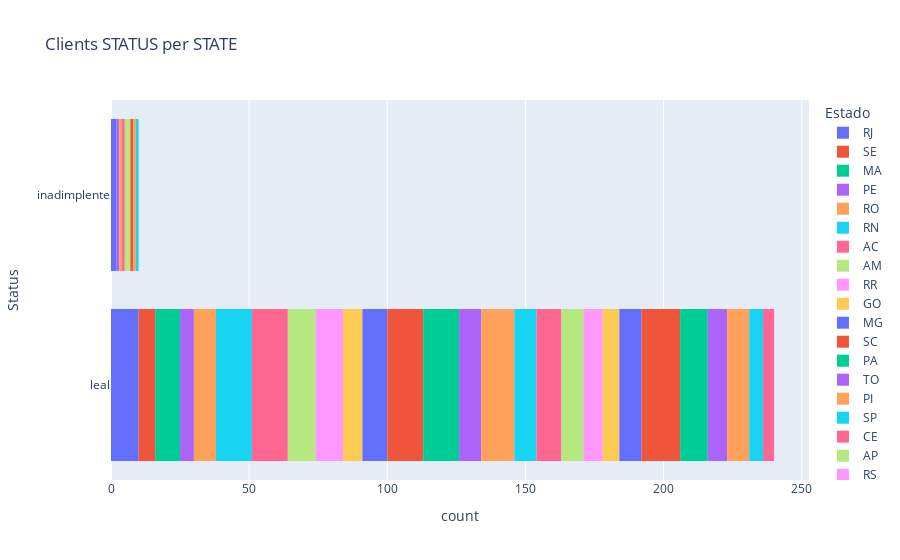

Notebook cell for this chart:
### Code cell
fig = px.histogram(df_NND, y = 'Status', color = 'Estado',
                   title = 'Clients STATUS per STATE')

fig.show()

### Figure 1 — Plotly figure (JSON) as saved in the notebook; plotly's stock layout.template omitted (floating-point values rounded to 4 significant figures)
{"data": [{"alignmentgroup": "True", "bingroup": "y", "hovertemplate": "Estado=RJ<br>count=%{x}<br>Status=%{y}<extra></extra>", "legendgroup": "RJ", "marker": {"color": "#636efa", "pattern": {"shape": ""}}, "name": "RJ", "offsetgroup": "RJ", "orientation": "h", "showlegend": true, "type": "histogram", "xaxis": "x", "y": ["leal", "leal", "leal", "leal", "inadimplente", "leal", "leal", "leal", "leal", "inadimplente", "leal", "leal"], "yaxis": "y"}, {"alignmentgroup": "True", "bingroup": "y", "hovertemplate": "Estado=SE<br>count=%{x}<br>Status=%{y}<extra></extra>", "legendgroup": "SE", "marker": {"color": "#EF553B", "pattern": {"shape": ""}}, "name": "SE", "offsetgroup": "SE", "orientation": "h", "showlegend": true, "type": "histogram", "xaxis": "x", "y": ["leal", "leal", "leal", "leal", "leal", "leal"], "yaxis": "y"}, {"alignmentgroup": "True", "bingroup": "y", "hovertemplate": "Estado=MA<br>count=%{x}<br>Status=%{y}<extra></extra>", "legendgroup": "MA", "marker": {"color": "#00cc96", "pattern": {"shape": ""}}, "name": "MA", "offsetgroup": "MA", "orientation": "h", "showlegend": true, "type": "histogram", "xaxis": "x", "y": ["leal", "leal", "leal", "leal", "leal", "leal", "leal", "leal", "leal"], "yaxis": "y"}, {"alignmentgroup": "True", "bingroup": "y", "hovertemplate": "Estado=PE<br>count=%{x}<br>Status=%{y}<extra></extra>", "legendgroup": "PE", "marker": {"color": "#ab63fa", "pattern": {"shape": ""}}, "name": "PE", "offsetgroup": "PE", "orientation": "h", "showlegend": true, "type": "histogram", "xaxis": "x", "y": ["leal", "inadimplente", "leal", "leal", "leal", "leal"], "yaxis": "y"}, {"alignmentgroup": "True", "bingroup": "y", "hovertemplate": "Estado=RO<br>count=%{x}<br>Status=%{y}<extra></extra>", "legendgroup": "RO", "marker": {"color": "#FFA15A", "pattern": {"shape": ""}}, "name": "RO", "offsetgroup": "RO", "orientation": "h", "showlegend": true, "type": "histogram", "xaxis": "x", "y": ["leal", "leal", "leal", "inadimplente", "leal", "leal", "leal", "leal", "leal"], "yaxis": "y"}, {"alignmentgroup": "True", "bingroup": "y", "hovertemplate": "Estado=RN<br>count=%{x}<br>Status=%{y}<extra></extra>", "legendgroup": "RN", "marker": {"color": "#19d3f3", "pattern": {"shape": ""}}, "name": "RN", "offsetgroup": "RN", "orientation": "h", "showlegend": true, "type": "histogram", "xaxis": "x", "y": ["leal", "leal", "leal", "leal", "leal", "leal", "leal", "leal", "leal", "leal", "leal", "leal", "leal"], "yaxis": "y"}, {"alignmentgroup": "True", "bingroup": "y", "hovertemplate": "Estado=AC<br>count=%{x}<br>Status=%{y}<extra></extra>", "legendgroup": "AC", "marker": {"color": "#FF6692", "pattern": {"shape": ""}}, "name": "AC", "offsetgroup": "AC", "orientation": "h", "showlegend": true, "type": "histogram", "xaxis": "x", "y": ["leal", "leal", "leal", "leal", "leal", "leal", "leal", "leal", "inadimplente", "leal", "leal", "leal", "leal", "leal"], "yaxis": "y"}, {"alignmentgroup": "True", "bingroup": "y", "hovertemplate": "Estado=AM<br>count=%{x}<br>Status=%{y}<extra></extra>", "legendgroup": "AM", "marker": {"color": "#B6E880", "pattern": {"shape": ""}}, "name": "AM", "offsetgroup": "AM", "orientation": "h", "showlegend": true, "type": "histogram", "xaxis": "x", "y": ["leal", "inadimplente", "leal", "leal", "leal", "leal", "leal", "leal", "leal", "leal", "leal", "inadimplente"], "yaxis": "y"}, {"alignmentgroup": "True", "bingroup": "y", "hovertemplate": "Estado=RR<br>count=%{x}<br>Status=%{y}<extra></extra>", "legendgroup": "RR", "marker": {"color": "#FF97FF", "pattern": {"shape": ""}}, "name": "RR", "offsetgroup": "RR", "orientation": "h", "showlegend": true, "type": "histogram", "xaxis": "x", "y": ["leal", "leal", "leal", "leal", "leal", "leal", "leal", "leal", "leal", "leal"], "yaxis": "y"}, {"alignmentgroup": "True", "bingroup": "y", "hovertemplate": "Estado=GO<br>count=%{x}<br>Status=%{y}<extra></extra>", "legendgroup": "GO", "marker": {"color": "#FECB52", "pattern": {"shape": ""}}, "name": "GO", "offsetgroup": "GO", "orientation": "h", "showlegend": true, "type": "histogram", "xaxis": "x", "y": ["leal", "leal", "leal", "leal", "leal", "leal", "leal"], "yaxis": "y"}, {"alignmentgroup": "True", "bingroup": "y", "hovertemplate": "Estado=MG<br>count=%{x}<br>Status=%{y}<extra></extra>", "legendgroup": "MG", "marker": {"color": "#636efa", "pattern": {"shape": ""}}, "name": "MG", "offsetgroup": "MG", "orientation": "h", "showlegend": true, "type": "histogram", "xaxis": "x", "y": ["leal", "leal", "leal", "leal", "leal", "leal", "leal", "leal", "leal"], "yaxis": "y"}, {"alignmentgroup": "True", "bingroup": "y", "hovertemplate": "Estado=SC<br>count=%{x}<br>Status=%{y}<extra></extra>", "legendgroup": "SC", "marker": {"color": "#EF553B", "pattern": {"shape": ""}}, "name": "SC", "offsetgroup": "SC", "orientation": "h", "showlegend": true, "type": "histogram", "xaxis": "x", "y": ["leal", "leal", "leal", "leal", "leal", "leal", "leal", "leal", "leal", "leal", "leal", "inadimplente", "leal", "leal"], "yaxis": "y"}, {"alignmentgroup": "True", "bingroup": "y", "hovertemplate": "Estado=PA<br>count=%{x}<br>Status=%{y}<extra></extra>", "legendgroup": "PA", "marker": {"color": "#00cc96", "pattern": {"shape": ""}}, "name": "PA", "offsetgroup": "PA", "orientation": "h", "showlegend": true, "type": "histogram", "xaxis": "x", "y": ["leal", "leal", "leal", "leal", "leal", "leal", "leal", "leal", "leal", "leal", "leal", "leal", "leal"], "yaxis": "y"}, {"alignmentgroup": "True", "bingroup": "y", "hovertemplate": "Estado=TO<br>count=%{x}<br>Status=%{y}<extra></extra>", "legendgroup": "TO", "marker": {"color": "#ab63fa", "pattern": {"shape": ""}}, "name": "TO", "offsetgroup": "TO", "orientation": "h", "showlegend": true, "type": "histogram", "xaxis": "x", "y": ["leal", "leal", "leal", "leal", "leal", "leal", "leal", "leal"], "yaxis": "y"}, {"alignmentgroup": "True", "bingroup": "y", "hovertemplate": "Estado=PI<br>count=%{x}<br>Status=%{y}<extra></extra>", "legendgroup": "PI", "marker": {"color": "#FFA15A", "pattern": {"shape": ""}}, "name": "PI", "offsetgroup": "PI", "orientation": "h", "showlegend": true, "type": "histogram", "xaxis": "x", "y": ["leal", "leal", "leal", "leal", "leal", "leal", "leal", "leal", "leal", "leal", "leal", "inadimplente", "leal"], "yaxis": "y"}, {"alignmentgroup": "True", "bingroup": "y", "hovertemplate": "Estado=SP<br>count=%{x}<br>Status=%{y}<extra></extra>", "legendgroup": "SP", "marker": {"color": "#19d3f3", "pattern": {"shape": ""}}, "name": "SP", "offsetgroup": "SP", "orientation": "h", "showlegend": true, "type": "histogram", "xaxis": "x", "y": ["leal", "leal", "inadimplente", "leal", "leal", "leal", "leal", "leal", "leal"], "yaxis": "y"}, {"alignmentgroup": "True", "bingroup": "y", "hovertemplate": "Estado=CE<br>count=%{x}<br>Status=%{y}<extra></extra>", "legendgroup": "CE", "marker": {"color": "#FF6692", "pattern": {"shape": ""}}, "name": "CE", "offsetgroup": "CE", "orientation": "h", "showlegend": true, "type": "histogram", "xaxis": "x", "y": ["leal", "leal", "leal", "leal", "leal", "leal", "leal", "leal", "leal"], "yaxis": "y"}, {"alignmentgroup": "True", "bingroup": "y", "hovertemplate": "Estado=AP<br>count=%{x}<br>Status=%{y}<extra></extra>", "legendgroup": "AP", "marker": {"color": "#B6E880", "pattern": {"shape": ""}}, "name": "AP", "offsetgroup": "AP", "orientation": "h", "showlegend": true, "type": "histogram", "xaxis": "x", "y": ["leal", "leal", "leal", "leal", "leal", "leal", "leal", "leal"], "yaxis": "y"}, {"alignmentgroup": "True", "bingroup": "y", "hovertemplate": "Estado=RS<br>count=%{x}<br>Status=%{y}<extra></extra>", "legendgroup": "RS", "marker": {"color": "#FF97FF", "pattern": {"shape": ""}}, "name": "RS", "offsetgroup": "RS", "orientation": "h", "showlegend": true, "type": "histogram", "xaxis": "x", "y": ["leal", "leal", "leal", "leal", "leal", "leal", "leal"], "yaxis": "y"}, {"alignmentgroup": "True", "bingroup": "y", "hovertemplate": "Estado=ES<br>count=%{x}<br>Status=%{y}<extra></extra>", "legendgroup": "ES", "marker": {"color": "#FECB52", "pattern": {"shape": ""}}, "name": "ES", "offsetgroup": "ES", "orientation": "h", "showlegend": true, "type": "histogram", "xaxis": "x", "y": ["leal", "leal", "leal", "leal", "leal", "leal"], "yaxis": "y"}, {"alignmentgroup": "True", "bingroup": "y", "hovertemplate": "Estado=AL<br>count=%{x}<br>Status=%{y}<extra></extra>", "legendgroup": "AL", "marker": {"color": "#636efa", "pattern": {"shape": ""}}, "name": "AL", "offsetgroup": "AL", "orientation": "h", "showlegend": true, "type": "histogram", "xaxis": "x", "y": ["leal", "leal", "leal", "leal", "leal", "leal", "leal", "leal"], "yaxis": "y"}, {"alignmentgroup": "True", "bingroup": "y", "hovertemplate": "Estado=BA<br>count=%{x}<br>Status=%{y}<extra></extra>", "legendgroup": "BA", "marker": {"color": "#EF553B", "pattern": {"shape": ""}}, "name": "BA", "offsetgroup": "BA", "orientation": "h", "showlegend": true, "type": "histogram", "xaxis": "x", "y": ["leal", "leal", "leal", "leal", "leal", "leal", "leal", "leal", "leal", "leal", "leal", "leal", "leal", "leal"], "yaxis": "y"}, {"alignmentgroup": "True", "bingroup": "y", "hovertemplate": "Estado=PB<br>count=%{x}<br>Status=%{y}<extra></extra>", "legendgroup": "PB", "marker": {"color": "#00cc96", "pattern": {"shape": ""}}, "name": "PB", "offsetgroup": "PB", "orientation": "h", "showlegend": true, "type": "histogram", "xaxis": "x", "y": ["leal", "leal", "leal", "leal", "leal", "leal", "leal", "leal", "leal", "leal"], "yaxis": "y"}, {"alignmentgroup": "True", "bingroup": "y", "hovertemplate": "Estado=DF<br>count=%{x}<br>Status=%{y}<extra></extra>", "legendgroup": "DF", "marker": {"color": "#ab63fa", "pattern": {"shape": ""}}, "name": "DF", "offsetgroup": "DF", "orientation": "h", "showlegend": true, "type": "histogram", "xaxis": "x", "y": ["leal", "leal", "leal", "leal", "leal", "leal", "leal"], "yaxis": "y"}, {"alignmentgroup": "True", "bingroup": "y", "hovertemplate": "Estado=MS<br>count=%{x}<br>Status=%{y}<extra></extra>", "legendgroup": "MS", "marker": {"color": "#FFA15A", "pattern": {"shape": ""}}, "name": "MS", "offsetgroup": "MS", "orientation": "h", "showlegend": true, "type": "histogram", "xaxis": "x", "y": ["leal", "leal", "leal", "leal", "leal", "leal", "leal", "leal"], "yaxis": "y"}, {"alignmentgroup": "True", "bingroup": "y", "hovertemplate": "Estado=PR<br>count=%{x}<br>Status=%{y}<extra></extra>", "legendgroup": "PR", "marker": {"color": "#19d3f3", "pattern": {"shape": ""}}, "name": "PR", "offsetgroup": "PR", "orientation": "h", "showlegend": true, "type": "histogram", "xaxis": "x", "y": ["leal", "leal", "leal", "leal", "leal"], "yaxis": "y"}, {"alignmentgroup": "True", "bingroup": "y", "hovertemplate": "Estado=MT<br>count=%{x}<br>Status=%{y}<extra></extra>", "legendgroup": "MT", "marker": {"color": "#FF6692", "pattern": {"shape": ""}}, "name": "MT", "offsetgroup": "MT", "orientation": "h", "showlegend": true, "type": "histogram", "xaxis": "x", "y": ["leal", "leal", "leal", "leal"], "yaxis": "y"}], "layout": {"barmode": "relative", "legend": {"title": {"text": "Estado"}, "tracegroupgap": 0}, "title": {"text": "Clients STATUS per STATE"}, "xaxis": {"anchor": "y", "domain": [0, 1], "title": {"text": "count"}}, "yaxis": {"anchor": "x", "domain": [0, 1], "title": {"text": "Status"}}}}
